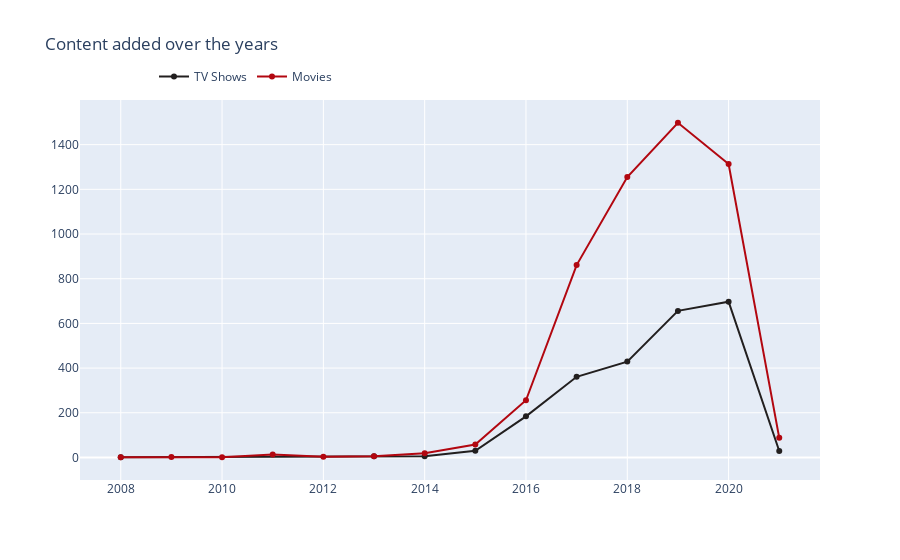

The notebook cell this image was saved under:
### Code cell
# this code creates two scatter plots to visualize the counts of TV shows and movies added on Netflix over the years, and displays them using Plotly.
col = "year_added"

vc1 = n_shows[col].value_counts().reset_index() #n_shows['year_added'].value_counts.reset_index()
vc1 = vc1.rename(columns = {col : "count", "index" : col})
vc1['percent'] = vc1['count'].apply(lambda x : 100*x/sum(vc1['count']))
vc1 = vc1.sort_values(col)

vc2 = n_movies[col].value_counts().reset_index()
vc2 = vc2.rename(columns = {col : "count", "index" : col})
vc2['percent'] = vc2['count'].apply(lambda x : 100*x/sum(vc2['count']))
vc2 = vc2.sort_values(col)

trace1 = go.Scatter(x=vc1[col], y=vc1["count"], name="TV Shows", marker=dict(color="#221f1f"))
#trace1 = go.scatter(x=vc1['year_added'],y = vc1['count'])
trace2 = go.Scatter(x=vc2[col], y=vc2["count"], name="Movies", marker=dict(color="#b20710"))
Trace= [trace1, trace2]
layout = go.Layout(title="Content added over the years", legend=dict(x=0.1, y=1.1, orientation="h"))
fig = go.Figure(Trace, layout=layout)
fig.show()
# when we visualize year with movie and tv_show we found that the movie increase in 2019 and decrease after that
# and tv_show was increase in 2020 and decrease after that

### Figure 1 — Plotly figure (JSON) as saved in the notebook; plotly's stock layout.template omitted (floating-point values rounded to 4 significant figures)
{"data": [{"marker": {"color": "#221f1f"}, "name": "TV Shows", "type": "scatter", "x": [2008, 2013, 2014, 2015, 2016, 2017, 2018, 2019, 2020, 2021], "y": [1, 5, 6, 30, 184, 361, 429, 656, 697, 29]}, {"marker": {"color": "#b20710"}, "name": "Movies", "type": "scatter", "x": [2008, 2009, 2010, 2011, 2012, 2013, 2014, 2015, 2016, 2017, 2018, 2019, 2020, 2021], "y": [1, 2, 1, 13, 3, 6, 19, 58, 256, 861, 1255, 1498, 1313, 88]}], "layout": {"legend": {"orientation": "h", "x": 0.1, "y": 1.1}, "title": {"text": "Content added over the years"}}}
